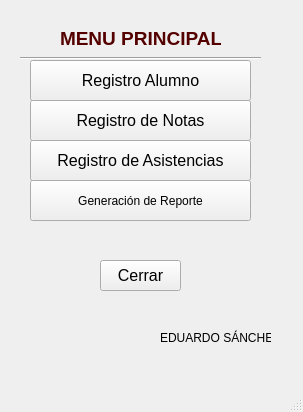
<?xml version="1.0" encoding="UTF-8"?>
<ui version="4.0">
 <class>MainWindow</class>
 <widget class="QMainWindow" name="MainWindow">
  <property name="geometry">
   <rect>
    <x>0</x>
    <y>0</y>
    <width>303</width>
    <height>412</height>
   </rect>
  </property>
  <property name="windowTitle">
   <string>MainWindow</string>
  </property>
  <widget class="QWidget" name="centralwidget">
   <widget class="Line" name="line">
    <property name="geometry">
     <rect>
      <x>20</x>
      <y>50</y>
      <width>241</width>
      <height>16</height>
     </rect>
    </property>
    <property name="orientation">
     <enum>Qt::Horizontal</enum>
    </property>
   </widget>
   <widget class="QPushButton" name="btnReporte">
    <property name="geometry">
     <rect>
      <x>30</x>
      <y>180</y>
      <width>221</width>
      <height>41</height>
     </rect>
    </property>
    <property name="styleSheet">
     <string notr="true">font: 75 10pt &quot;MS Shell Dlg 2&quot;;
font: 75 12pt &quot;MS Shell Dlg 2&quot;;</string>
    </property>
    <property name="text">
     <string>Generación de Reporte</string>
    </property>
   </widget>
   <widget class="QPushButton" name="btnAsistencias">
    <property name="geometry">
     <rect>
      <x>30</x>
      <y>140</y>
      <width>221</width>
      <height>41</height>
     </rect>
    </property>
    <property name="font">
     <font>
      <family>MS Shell Dlg 2</family>
      <pointsize>12</pointsize>
      <weight>9</weight>
      <italic>false</italic>
      <bold>false</bold>
     </font>
    </property>
    <property name="styleSheet">
     <string notr="true">font: 75 10pt &quot;MS Shell Dlg 2&quot;;
font: 75 12pt &quot;MS Shell Dlg 2&quot;;</string>
    </property>
    <property name="text">
     <string>Registro de Asistencias</string>
    </property>
   </widget>
   <widget class="QPushButton" name="btnSalir">
    <property name="geometry">
     <rect>
      <x>100</x>
      <y>260</y>
      <width>81</width>
      <height>31</height>
     </rect>
    </property>
    <property name="font">
     <font>
      <family>MS Shell Dlg 2</family>
      <pointsize>12</pointsize>
      <weight>9</weight>
      <italic>false</italic>
      <bold>false</bold>
     </font>
    </property>
    <property name="styleSheet">
     <string notr="true">font: 75 10pt &quot;MS Shell Dlg 2&quot;;
font: 75 12pt &quot;MS Shell Dlg 2&quot;;</string>
    </property>
    <property name="text">
     <string>Cerrar</string>
    </property>
   </widget>
   <widget class="QLabel" name="label_2">
    <property name="geometry">
     <rect>
      <x>60</x>
      <y>30</y>
      <width>161</width>
      <height>16</height>
     </rect>
    </property>
    <property name="font">
     <font>
      <family>Arial</family>
      <pointsize>14</pointsize>
      <weight>75</weight>
      <bold>true</bold>
     </font>
    </property>
    <property name="styleSheet">
     <string notr="true">color: rgb(85, 0, 0);</string>
    </property>
    <property name="text">
     <string>MENU PRINCIPAL</string>
    </property>
   </widget>
   <widget class="QPushButton" name="btnNotas">
    <property name="geometry">
     <rect>
      <x>30</x>
      <y>100</y>
      <width>221</width>
      <height>41</height>
     </rect>
    </property>
    <property name="font">
     <font>
      <family>MS Shell Dlg 2</family>
      <pointsize>12</pointsize>
      <weight>9</weight>
      <italic>false</italic>
      <bold>false</bold>
     </font>
    </property>
    <property name="styleSheet">
     <string notr="true">font: 75 10pt &quot;MS Shell Dlg 2&quot;;
font: 75 12pt &quot;MS Shell Dlg 2&quot;;</string>
    </property>
    <property name="text">
     <string>Registro de Notas</string>
    </property>
   </widget>
   <widget class="QLabel" name="label">
    <property name="geometry">
     <rect>
      <x>160</x>
      <y>330</y>
      <width>111</width>
      <height>16</height>
     </rect>
    </property>
    <property name="text">
     <string>EDUARDO SÁNCHEZ</string>
    </property>
   </widget>
   <widget class="QPushButton" name="btnRegistroAlumnos">
    <property name="geometry">
     <rect>
      <x>30</x>
      <y>60</y>
      <width>221</width>
      <height>41</height>
     </rect>
    </property>
    <property name="font">
     <font>
      <family>MS Shell Dlg 2</family>
      <pointsize>12</pointsize>
      <weight>9</weight>
      <italic>false</italic>
      <bold>false</bold>
     </font>
    </property>
    <property name="styleSheet">
     <string notr="true">font: 75 10pt &quot;MS Shell Dlg 2&quot;;
font: 75 12pt &quot;MS Shell Dlg 2&quot;;</string>
    </property>
    <property name="text">
     <string>Registro Alumno</string>
    </property>
   </widget>
  </widget>
  <widget class="QMenuBar" name="menubar">
   <property name="geometry">
    <rect>
     <x>0</x>
     <y>0</y>
     <width>303</width>
     <height>21</height>
    </rect>
   </property>
  </widget>
  <widget class="QStatusBar" name="statusbar"/>
 </widget>
 <resources/>
 <connections/>
</ui>
